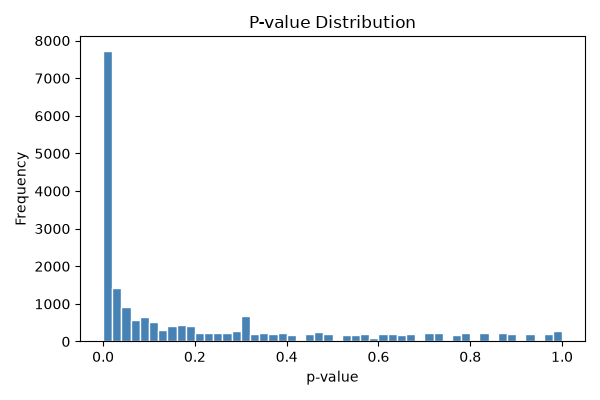

Recreate this plot in Python.
import pandas as pd
import matplotlib.pyplot as plt

# --- 1. Load data ---
res_df = pd.read_csv(r"C:\Users\HP\OneDrive\Desktop\Colorectal Cancer\GSE50760_RAW\differential_expression_results.csv", index_col=0)

# --- 2. Plot histogram of raw p-values ---
fig, ax = plt.subplots(figsize=(6, 4))
ax.hist(res_df["p_value"].dropna(), bins=50, color="steelblue", edgecolor="white")
ax.set_xlabel("p-value")
ax.set_ylabel("Frequency")
ax.set_title("P-value Distribution")
plt.tight_layout()
plt.savefig("pvalue_histogram.png", dpi=300, bbox_inches="tight")
plt.show()
